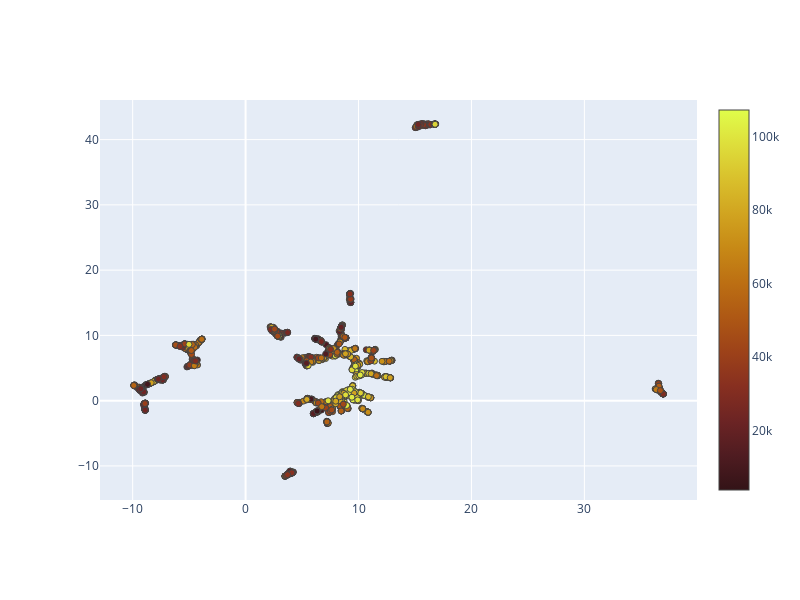
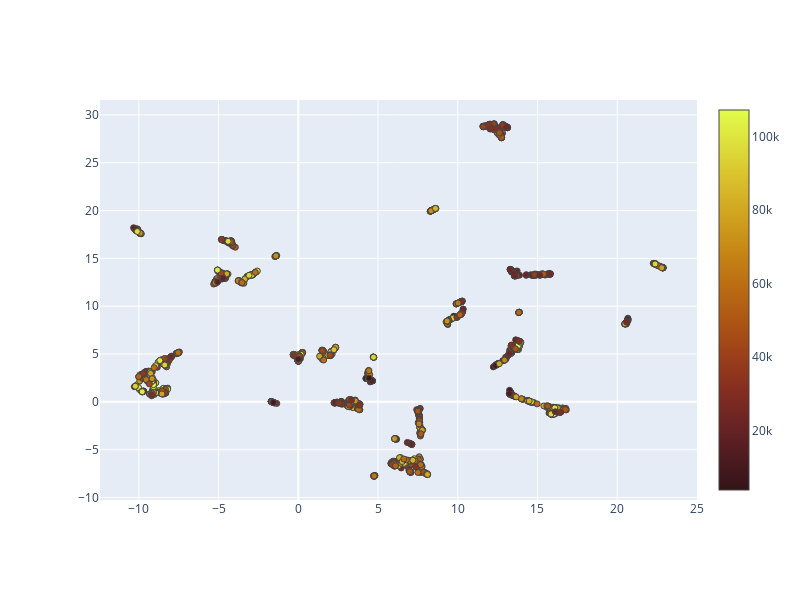
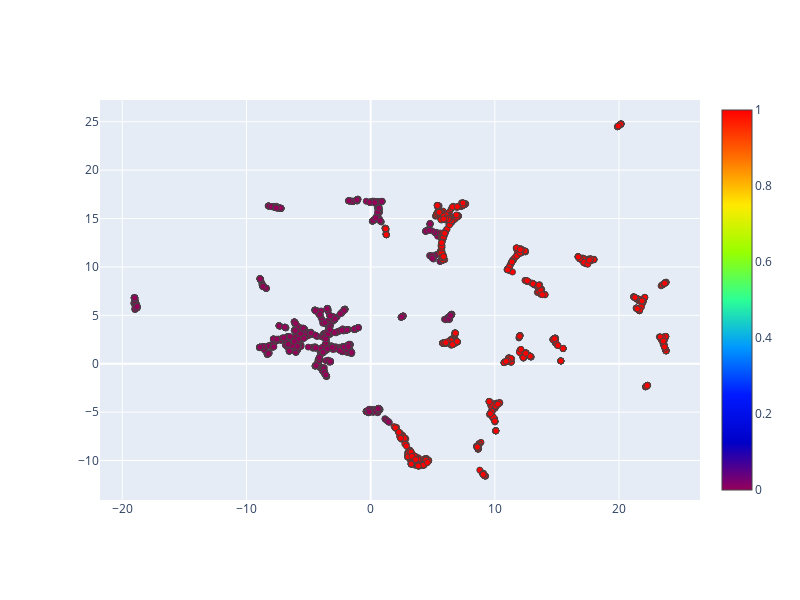

Write notebook code for charts like these, in order.
### Code cell
from node2vec2rank.visualization_utils import dim_reduction, plot_embeddings

algorithm = 'pca'
n_components = 2

first_embeddings = model.node_embeddings[0]
second_embeddings = model.node_embeddings[1]
concat_embeddings = np.append(first_embeddings, second_embeddings, axis=0)


first_embeddings_red = dim_reduction(first_embeddings[:,:6], algorithm=algorithm, n_components=n_components)
second_embeddings_red = dim_reduction(second_embeddings[:,:6], algorithm=algorithm, n_components=n_components)
concat_embeddings_red = dim_reduction(concat_embeddings[:,:6], algorithm=algorithm, n_components=n_components)


plot_embeddings(first_embeddings_red, color_type='numeric', color = n2v2r_borda_ranking_pd.loc[total_genes,'borda_ranks'], names=node_names)
plot_embeddings(second_embeddings_red, color_type='numeric', color = n2v2r_borda_ranking_pd.loc[total_genes,'borda_ranks'], names=node_names)

num_nodes = first_embeddings_red.shape[0]
color_one = np.zeros(num_nodes)
color_two = np.ones(num_nodes)
color_concat = np.append(color_one, color_two, axis=0)

plot_embeddings(concat_embeddings_red, color=color_concat, names = np.append(node_names,node_names))

### Figure 1 — Plotly figure (JSON) as saved in the notebook; plotly's stock layout.template omitted (floating-point values rounded to 4 significant figures; data arrays with more than 128 entries replaced by an {"elided": "..."} marker saying what was removed)
{"data": [{"marker": {"color": {"elided": "1447 int values"}, "colorscale": [[0, "rgb(51, 19, 23)"], [0.09091, "rgb(79, 28, 33)"], [0.1818, "rgb(108, 36, 36)"], [0.2727, "rgb(135, 47, 32)"], [0.3636, "rgb(157, 66, 25)"], [0.4545, "rgb(174, 88, 20)"], [0.5455, "rgb(188, 111, 19)"], [0.6364, "rgb(199, 137, 22)"], [0.7273, "rgb(209, 164, 32)"], [0.8182, "rgb(217, 192, 44)"], [0.9091, "rgb(222, 222, 59)"], [1, "rgb(224, 253, 74)"]], "line": {"width": 1}, "showscale": true, "size": 6}, "mode": "markers", "type": "scatter", "x": {"elided": "1447 float values"}, "y": {"elided": "1447 float values"}}], "layout": {"height": 600, "margin": {"b": 100, "l": 100, "r": 100, "t": 100}, "width": 800}}

### Figure 2 — Plotly figure (JSON) as saved in the notebook; plotly's stock layout.template omitted (floating-point values rounded to 4 significant figures; data arrays with more than 128 entries replaced by an {"elided": "..."} marker saying what was removed)
{"data": [{"marker": {"color": {"elided": "1447 int values"}, "colorscale": [[0, "rgb(51, 19, 23)"], [0.09091, "rgb(79, 28, 33)"], [0.1818, "rgb(108, 36, 36)"], [0.2727, "rgb(135, 47, 32)"], [0.3636, "rgb(157, 66, 25)"], [0.4545, "rgb(174, 88, 20)"], [0.5455, "rgb(188, 111, 19)"], [0.6364, "rgb(199, 137, 22)"], [0.7273, "rgb(209, 164, 32)"], [0.8182, "rgb(217, 192, 44)"], [0.9091, "rgb(222, 222, 59)"], [1, "rgb(224, 253, 74)"]], "line": {"width": 1}, "showscale": true, "size": 6}, "mode": "markers", "type": "scatter", "x": {"elided": "1447 float values"}, "y": {"elided": "1447 float values"}}], "layout": {"height": 600, "margin": {"b": 100, "l": 100, "r": 100, "t": 100}, "width": 800}}

### Figure 3 — Plotly figure (JSON) as saved in the notebook; plotly's stock layout.template omitted (floating-point values rounded to 4 significant figures; data arrays with more than 128 entries replaced by an {"elided": "..."} marker saying what was removed)
{"data": [{"hovertemplate": "<b>(%{x},%{y})</b><br><b>%{text}</b><extra></extra>", "marker": {"color": {"elided": "2894 int values"}, "colorscale": [[0, "rgb(150,0,90)"], [0.125, "rgb(0,0,200)"], [0.25, "rgb(0,25,255)"], [0.375, "rgb(0,152,255)"], [0.5, "rgb(44,255,150)"], [0.625, "rgb(151,255,0)"], [0.75, "rgb(255,234,0)"], [0.875, "rgb(255,111,0)"], [1, "rgb(255,0,0)"]], "line": {"width": 1}, "showscale": true, "size": 6}, "mode": "markers", "text": {"elided": "2894 str values"}, "type": "scatter", "x": {"elided": "2894 float values"}, "y": {"elided": "2894 float values"}}], "layout": {"height": 600, "margin": {"b": 100, "l": 100, "r": 100, "t": 100}, "width": 800}}
